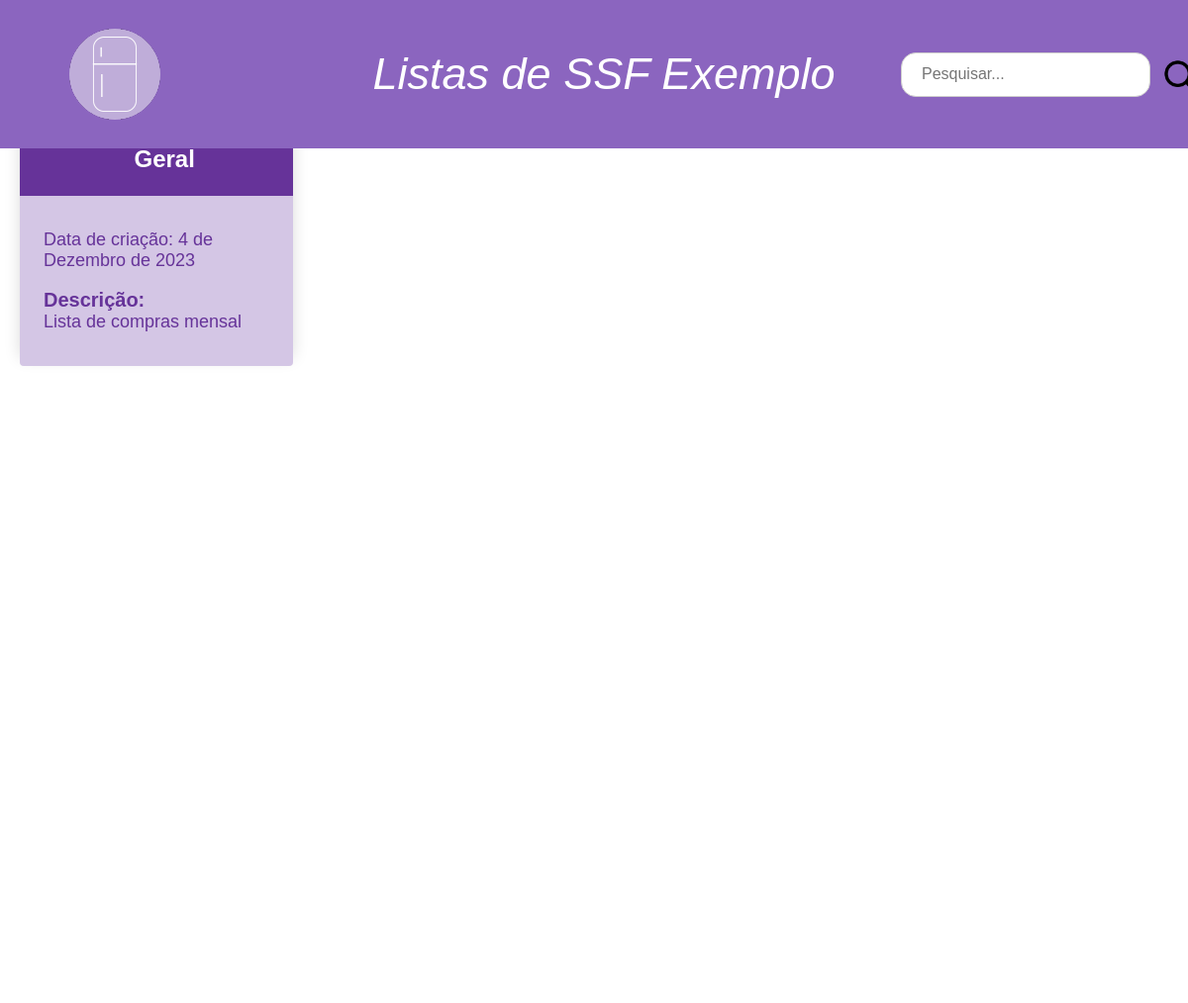
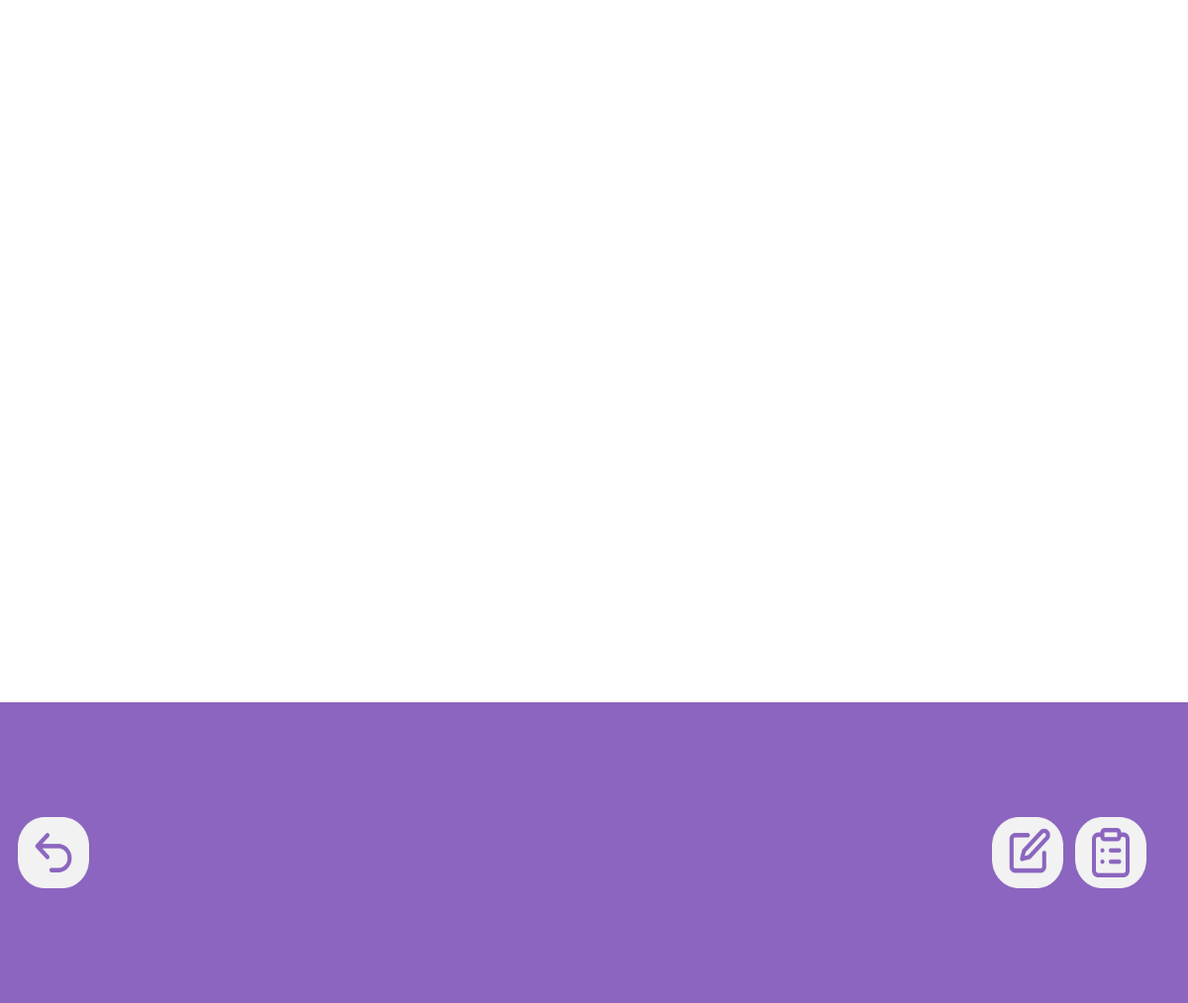
Page /geladeiras/listas/1 (signed in) on the committed database (2 pictures, top to bottom).
### estoque/models.py (models this page shows, shortened)
class Geladeira(models.Model):
    nome_geladeira = models.CharField(max_length=75, null=False, blank=False)
    dt_criacao = models.DateField(auto_now=True, blank=False)
    usuarios_proprietarios = models.ManyToManyField(User)

class Lista(models.Model):
    titulo_lista = models.CharField(max_length=75, null=False, blank=False)
    descricao = models.TextField(max_length=700, blank=False)
    dt_criacao = models.DateField(auto_now=True, blank=False)
    geladeira = models.ForeignKey("Geladeira", on_delete=models.CASCADE, related_name='listas')

### estoque/views.py (the view)
# urls.py: path('geladeiras/listas/<int:pk>', views.Listas.as_view(), name="listas"),
class Listas(LoginRequiredMixin, ListView):
    template_name = "home_listas.html"
    model = Lista
    def get_context_data(self, **kwargs):  # DEFINE O CONTEXTO DE GELADEIRAS
        context = super().get_context_data(**kwargs)
        geladeira = Geladeira.objects.get(pk=self.kwargs['pk']) # Instancia um objeto geladeira baseado nessa pk
        context['geladeira'] = geladeira # Passa a instancia como um contexto para o template
        context['listas'] = Lista.objects.filter(geladeira=geladeira) # Passa todas as listas para o template
        termo_pesquisa = self.request.GET.get('q')  # Obtém o termo de busca da URL
        if termo_pesquisa:
            context['listas'] = Lista.objects.filter(titulo_lista__icontains=termo_pesquisa, geladeira=geladeira)
        return context

### estoque/templates/home_listas.html
{% load static %}
<link rel="stylesheet" href="{% static 'css/styleFooterGeral.css' %}">
<link rel="stylesheet" href="{% static 'css/styleSearchNavBar.css' %}">
<link rel="stylesheet" href="{% static 'css/styleHomeListas.css' %}">
<body>
        <header>
            <nav class="top-nav">
                <div class="centered-text">
                    <div class="logo">
                         <a href="{% url 'estoque:geladeiras'%}"><img src="/static/img/logo.png"></a>
                    </div>
                </div>
                <a>Listas de {{ geladeira.nome_geladeira }}</a>
                {% include 'pesquisa.html' %}
            </nav>
        </header>
{% block content %}
    <section class="content-container">
        {% for lista in listas %}
            <a href="{% url 'estoque:detalhes_lista' lista.pk %}">
                <section class="card">
                    <div class="title">
                         <h2> {{ lista.titulo_lista }} </h2>
                    </div>
                    <div class="desc">
                         <sub><p>Data de criação: {{ lista.dt_criacao }}</p></sub>
                        <p><span>Descrição: <br></span>{{ lista.descricao }}</p>
                    </div>
                </section>
            </a>
        {% endfor %}
    </section>
     <footer>
        <nav>
            <div class="bottom-nav">
                <div class="footer-left">
                    <a href="{% url 'estoque:geladeiras' %}">
                        <button id="btn_voltar" class="btn-icon btn-voltar">
                            <img src="/static/img/voltar.png" alt="Voltar">
                        </button>
                    </a>
                </div>
                <div class="footer-right">
                    <a href="{% url 'estoque:editar_geladeira' geladeira.pk %}">
                        <button id="btn_edit" class="btn-icon">
                            <img src="/static/img/editar.png" alt="Editar">
                        </button>
                    </a>
                    <a href="{% url 'estoque:criar_lista' geladeira.pk %}">
                        <button id="btn_clista" class="btn-icon">
                            <img src="/static/img/lista.png" alt="Lista">
                        </button>
                    </a>
                </div>
            </div>
        </nav>
     </footer>
{% endblock %}
<body>

### estoque/static/css/styleFooterGeral.css (style rules this page uses)
.bottom-nav { background-color: #8B65BF; color: #fff; text-align: center; width: 100%; position: fixed; bottom: 0; height: 15%; display: flex; align-content: space-between; }
.footer-right { display: flex; justify-content: right; align-items: center; width: 80%; margin-right: 3%; }
.footer-right button { background: none; border: none; }
.footer-right button img { width: 72px; height: 72px; }
.footer-left { display: flex; justify-content: left; align-items: center; width: 20%; margin-left: 1%; }
.footer-left button { background: none; border: none; }
.footer-left button img { width: 72px; height: 72px; }

### estoque/static/css/styleSearchNavBar.css (style rules this page uses)
.top-nav { background-color: #8B65BF; color: #fff; padding: 70px; text-align: center; width: 100%; position: fixed; top: 0; left: 0; height: 10px; display: flex; justify-content: space-between; align-items: center; }
.centered-text { display: flex; align-items: center; height: 100%; flex-basis: 20%; }
.logo { margin-right: 10px; }
.top-nav a { font-size: 45px; font-style: italic; flex-basis: 40%; }

### estoque/static/css/styleHomeListas.css (style rules this page uses)
body { height: 1920px; font-family: Montserrat, sans-serif; margin: 0; background-color: white; }
.content-container { width: 100%; display: flex; flex-direction: row; flex-wrap: wrap; align-content: space-around; margin-top: 9%; padding-right: 30px; }
.card { box-shadow: 0 -0.5rem 1rem rgba(0 0 0 / 0.15); border-radius: 4px; margin: 1rem auto; overflow: hidden; background-color: #d4c6e5; font-family: Montserrat, sans-serif; margin-left: 20px; }
.content-container a { text-decoration: none; padding: 0; margin: 0; width: 100%; max-width: 24.7%; }
.card p { color: rebeccapurple; font-size: 18px; padding-right: 1.5rem; }
.card span { font-size: 20px; font-weight: bold; }
.card sub { font-size: 12px; }
.card h2 { color: white; font-size: 24px; }
.title { text-align: center; background-color: rebeccapurple; padding: 0.2rem 0.5rem; width: 100%; }
.desc { padding: 1rem 1.5rem; width: 100%; }

### rows in the picture
Geladeira: nome_geladeira "SSF Exemplo"
Lista: titulo_lista "Geral", dt_criacao "4 de Dezembro de 2023", descricao "Lista de compras mensal"
